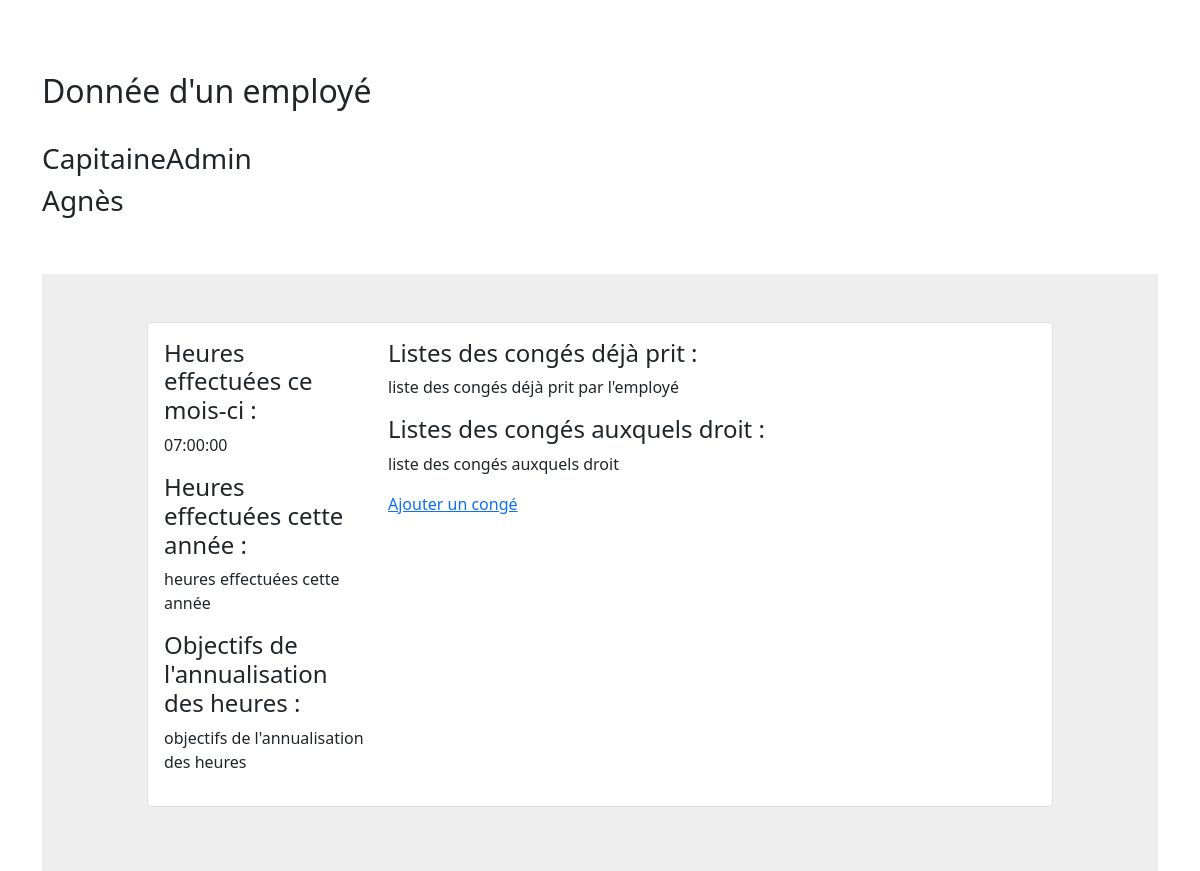
The page /DonneeEmploye.php?id=6 on the database its author committed.
### tables this page shows
CREATE TABLE `utilisateur` (
  `idUtilisateur` int(11) NOT NULL,
  `mdp` varchar(100) NOT NULL,
  `nom` varchar(200) NOT NULL,
  `prenom` varchar(200) NOT NULL,
  `statut` enum('salarie','alternant','stagiaire','administrateur') NOT NULL,
  `dateArrivee` date NOT NULL DEFAULT current_timestamp()
);

CREATE TABLE `heuresprevues` (
  `idHeure` int(11) NOT NULL,
  `mois` int(11) NOT NULL,
  `annee` year(4) NOT NULL,
  `heuresPrevues` time NOT NULL,
  `nbJoursAnnualisation` int(11) NOT NULL
);

### include/fonctions.php (called while the page is built, shortened)
<?php
function openDB()
{
    try {
        $BDD = new PDO("mysql:host=localhost; dbname=RescueRH;charset=utf8", "root", "", array(PDO::ATTR_ERRMODE => PDO::ERRMODE_EXCEPTION));
        return $BDD;
    } catch (Exception $e) {
        die('Erreur fatale : ' . $e->getMessage());
    }
}
?>

### DonneeEmploye.php (the view, shortened to what this page needs)
<?php
require_once('include/head.php');
include("include/fonctions.php");
require_once('include/head.php');
$idUtilisateur = $_GET['id'];
$req = openDb()->prepare('select * from utilisateur where idUtilisateur=?');
$req->execute(array($idUtilisateur));
$employe = $req->fetch();
$mois = date('n');
$req2 = openDb()->prepare('select * from heuresprevues where mois=?');
$req2->execute(array($mois));
$heurePrevuesJours = $req2->fetch();
?>
<!DOCTYPE html>
<html lang="fr">
<body>
<div class="container">
<main class="mt-5 pt-4">
<h2>Donnée d'un employé</h2>
<br>
<h3>
    <?= $employe['nom'] ?>
</h3>
<h3>
    <?= $employe['prenom'] ?>
</h3>
<br>
<br>
<section style="background-color: #eee;">
        <div class="container py-5">
                <div class="row justify-content-center mb-3">
                    <div class="col-md-12 col-xl-10">
                    <div class="card shadow-0 border rounded-3">
                    <div class="card-body">
                    <div class="row">
                    <div class="col-md-12 col-lg-3 col-xl-3 mb-4 mb-lg-0">
                        <h4>Heures effectuées ce mois-ci :</h4>
                        <p><?= $heurePrevuesJours['heuresPrevues'] ?></p>
                        <h4>Heures effectuées cette année :</h4>
                        <p>heures effectuées cette année</p>
                        <h4>Objectifs de l'annualisation des heures :</h4>
                        <p>objectifs de l'annualisation des heures</p>
                    </div>
                    <div class="col-md-6 col-lg-6 col-xl-6">
                        <h4>Listes des congés déjà prit : </h4>
                        <p>liste des congés déjà prit par l'employé</p>
                        <h4>Listes des congés auxquels droit : </h4>
                        <p>liste des congés auxquels droit</p>
                        <a href="AjouterConge.php">Ajouter un congé</a>
                    </div>
                    </div>
                    </div>
                    </div>
                    </div>
                </div>
        </div>
</section>
</main>
</div>
</body>

### rows shown on the page
utilisateur: nom "CapitaineAdmin", prenom "Agnès"
heuresprevues: heuresPrevues "07:00:00"
